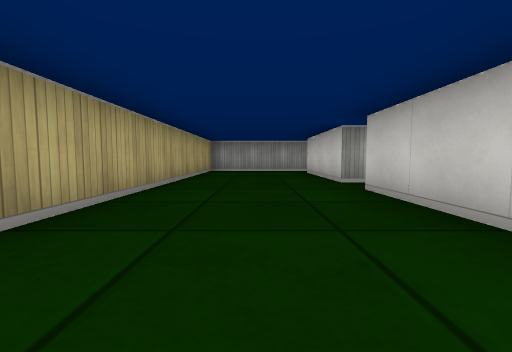
View 1 (above)

12 first-person views from a walk through a cub3D level. The camera is about half as high as the walls, tilts 4° down and sees 90° across. The floor is counted in squares. Each view is taken from the middle of a square. On the plan, view 1 faces up. The plan holds only what a view shows up to about 9 squares ahead; the rest is blank.

View 2
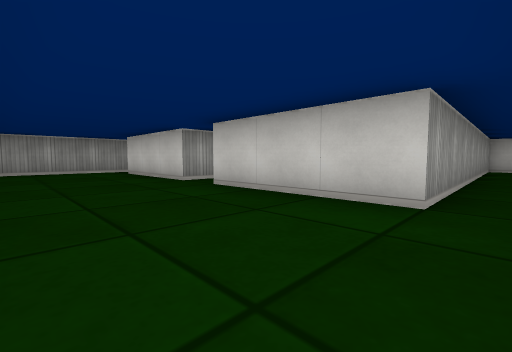

View 3
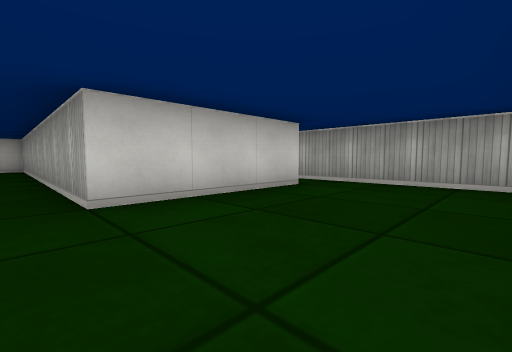

View 4
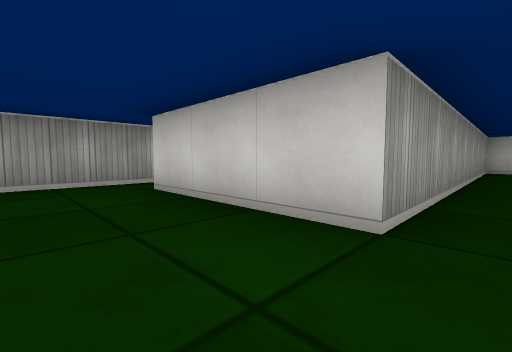

View 5
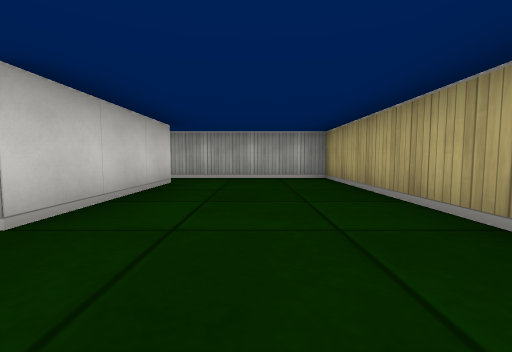

View 6
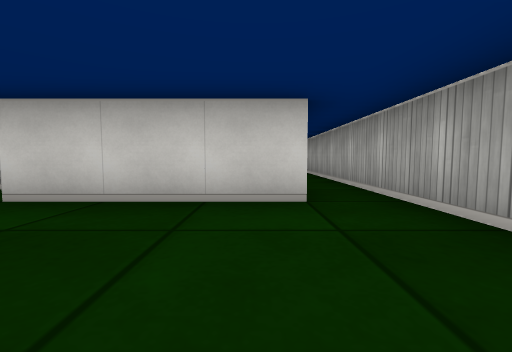

View 7
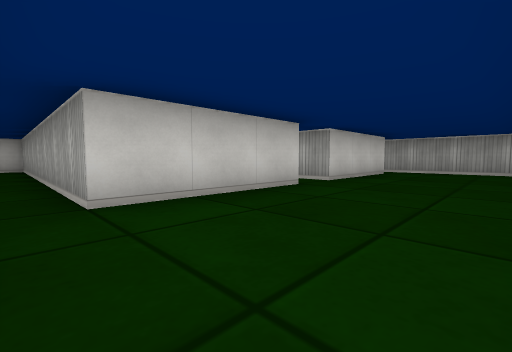

View 8
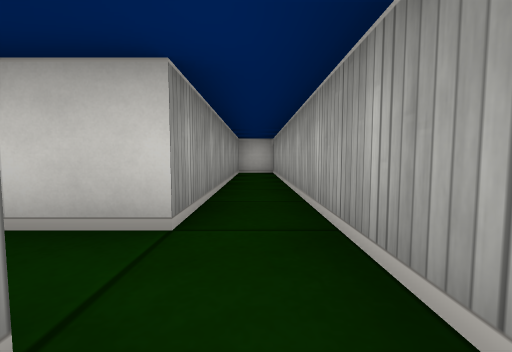

View 9
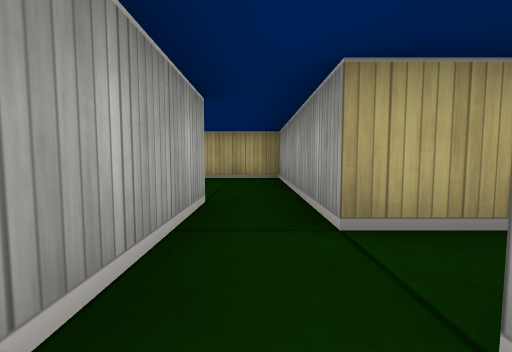

View 10
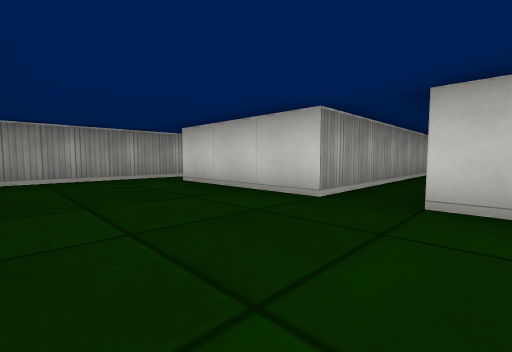

View 11
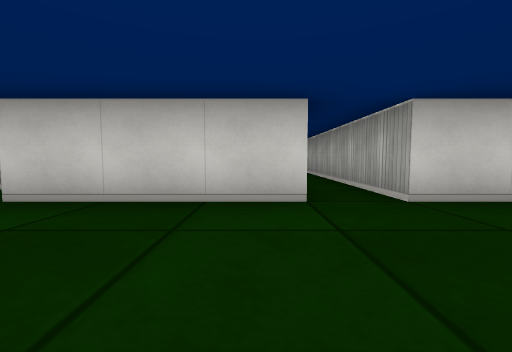

View 12
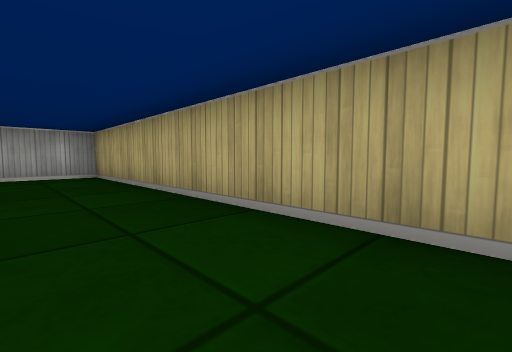

### Floor plan
Points are (right, up) in squares from view 1. A wall is a line through its corners. A room is listed if a view was taken in it or the views show most of it. See-through windows are left out.
Room 1 (views 1, 2, 3, 4, 5, 6, 7, 10, 11, 12)
walls: (1.5, 8.5) (-1.5, 8.5) (-1.5, -0.5) (6.5, -0.5); (9.5, 0) (9.5, 0.5) (1.5, 0.5) (1.5, 3.5) (9.5, 3.5) (9.5, 4.5) (1.5, 4.5) (1.5, 7.5)
ways out: opening at (1, 8) to room 2
Room 2 (views 8, 9)
walls: (2.5, 9.6) (2.5, 8.5) (1.5, 8.5); (1.5, 7.5) (9.5, 7.5) (9.5, 8.5); (9.2, 8.5) (3.5, 8.5) (3.5, 9.5)
ways out: opening at (1, 8) to room 1

Where each view was taken, in squares from view 1:
view 1: 0 up, 0 right, facing up
view 2: 0 up, 1 left, facing up-right
view 3: 4 up, 1 left, facing down-right
view 4: 4 up, 0 right, facing up-right
view 5: 5 up, 0 right, facing down
view 6: 1 up, 1 left, facing right
view 7: 8 up, 1 left, facing down-right
view 8: 8 up, 2 right, facing right
view 9: 8 up, 4 right, facing left
view 10: 3 up, 1 left, facing up-right
view 11: 5 up, 1 left, facing right
view 12: 6 up, 0 right, facing down-left
